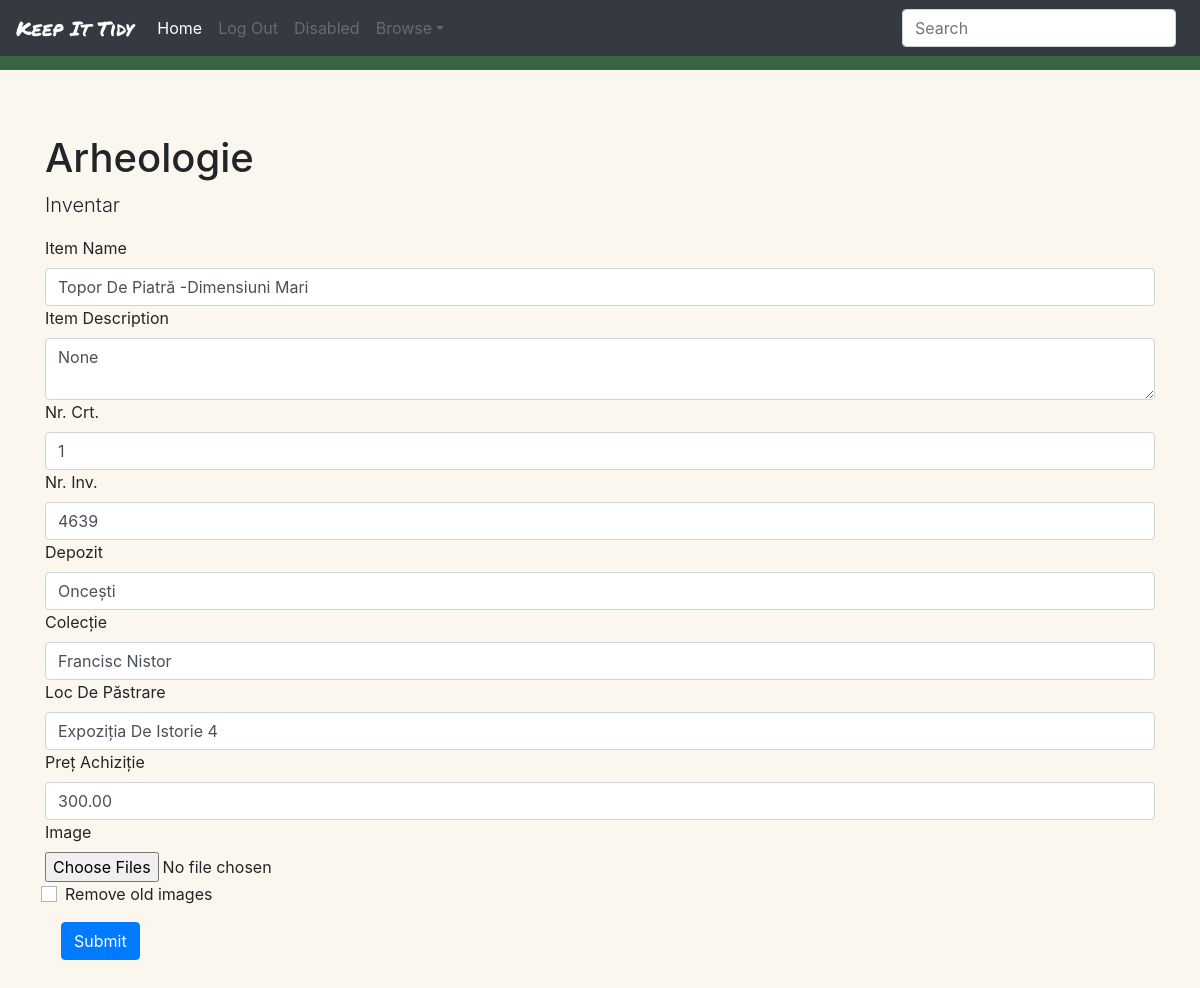
The page /edit_item/3747 on the database as committed earlier.
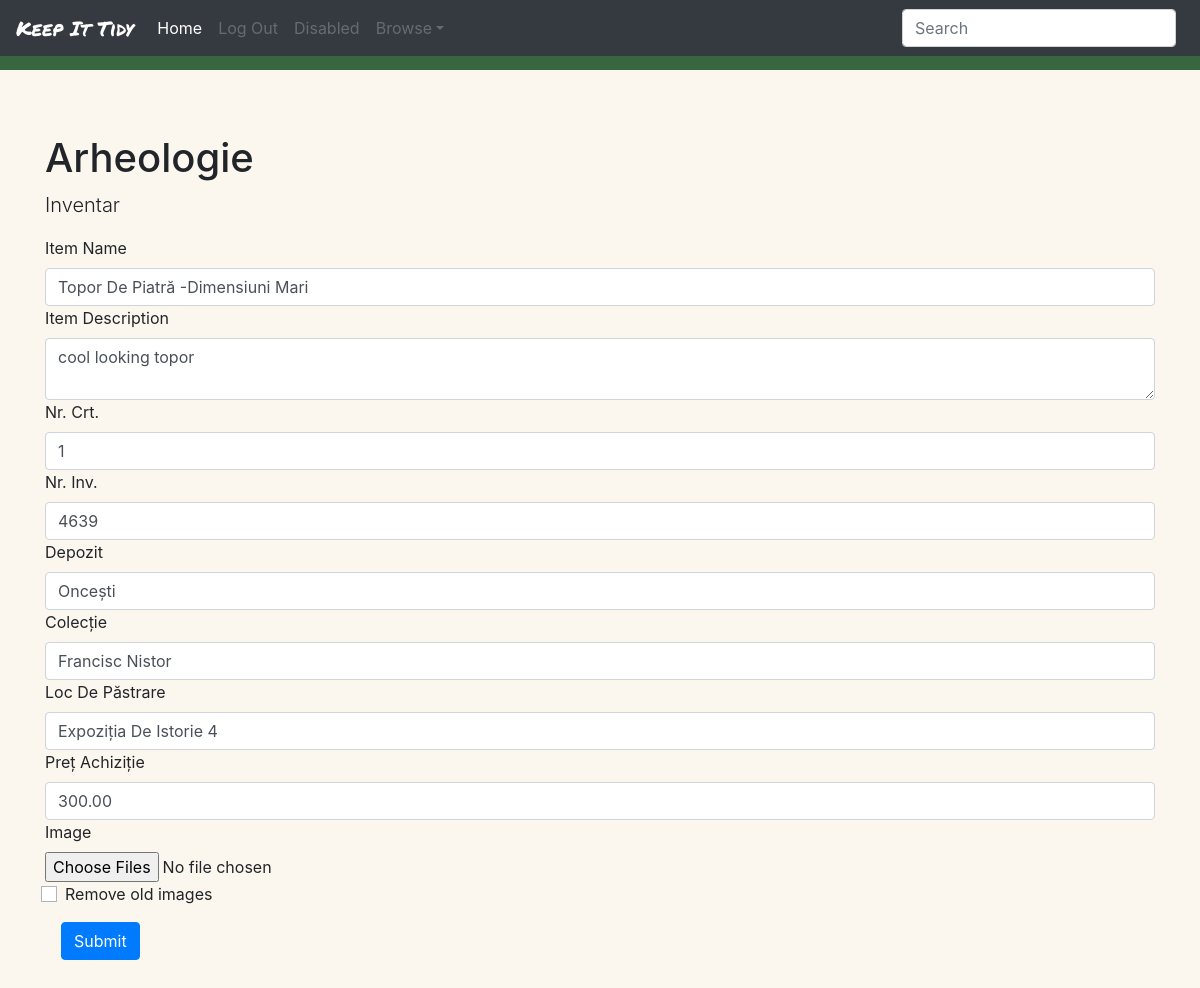
The same page on the database as committed later.
### KeepItTidy/models.py (models this page shows, shortened)
class Item(models.Model):
	name = models.CharField(max_length=200, default="item_name")
	description = models.TextField(max_length=400, null=True)
	user = models.ForeignKey(User, on_delete=models.CASCADE, related_name="item")
	collection = models.ForeignKey(Collection, on_delete=models.CASCADE, related_name="item")
	def get_fields(self):
		fields = {"id": self.id, "name": self.name, "description": self.description, "col_id": self.collection.id}
		text_fields = TextField.objects.filter(item=self)
		if len(text_fields) > 0:
			for i in text_fields:
				fields[i.name] = i.text
		boolean_fields = BooleanField.objects.filter(item=self)
		if len(boolean_fields) > 0:
			for i in boolean_fields:
				fields[i.name] = i.boolean
		date_fields = DateField.objects.filter(item=self)
		if len(date_fields) > 0:
			for i in date_fields:
				fields[i.name] = i.date.strftime("%Y-%m-%d")
		number_fields = NumberField.objects.filter(item=self)
		if len(number_fields) > 0:
			for i in number_fields:
				fields[i.name] = i.number
		decimal_fields = DecimalField.objects.filter(item=self)
		if len(decimal_fields) > 0:
			for i in decimal_fields:
				fields[i.name] = i.decimal
		image_fields = ImageField.objects.filter(item=self)
		if len(image_fields) > 0:
			image_urls = []
			for i in image_fields:
				image_urls.append(i.image.url)
			fields[i.name] = image_urls # This dictionary object will return an array of urls
		else:
			fields["img_missing"] = []
		return fields

class TextField(models.Model):
	name = models.CharField(max_length=200)
	collection = models.ForeignKey(Collection, on_delete=models.CASCADE, related_name="text_field")
	item = models.ForeignKey(Item, on_delete=models.CASCADE, related_name="text_field")
	text = models.CharField(max_length=500)

class DecimalField(models.Model):
	name = models.CharField(max_length=200)
	collection = models.ForeignKey(Collection, on_delete=models.CASCADE, related_name="decimal_field")
	item = models.ForeignKey(Item, on_delete=models.CASCADE, related_name="decimal_field")
	decimal = models.DecimalField(max_digits=1000, decimal_places=2)

### KeepItTidy/views.py (the view)
# urls.py: path("edit_item/<int:item_id>", views.edit_item, name="edit_item"),
def edit_item(request, item_id):
	current_user = request.user
	item = Item.objects.get(id=item_id)
	collection = Collection.objects.get(id=item.collection.id)
	remove_imgs = request.POST.get('removeCurrentImgs', False)
	field_dict = FieldDict.objects.get(collection=collection)
	fields = FieldNameTypePair.objects.filter(dictionary=field_dict)
	if request.method == "POST":
		if item.get_fields()['name'] == request.POST['itemName']:
			print("\nName hasn't changed\n")
		else:
			print("\nName has changed\n")
			item.name = request.POST['itemName']
			item.save()
		if item.get_fields()['description'] == request.POST['itemDescription']:
			print("\nDescription hasn't changed\n")
		else:
			print("\nDescription hasn't changed\n")
			item.description = request.POST['itemDescription']
			item.save()
		posts = request.POST.items()
		for key, value in posts:
			if key != 'itemName' and key != 'itemDescription':
				print(f"{key}: {value}")
				field_name = key.split(" / ")[0]
				field_type = key.split(" / ")[-1]
				create_field_obj(item, value, field_type, field_name, collection)
		if remove_imgs:
			for i in ImageField.objects.filter(item=item):
				i.delete()
		if len(request.FILES) > 0:
			for i in request.FILES:
				file_name = i.split(" / ")[0]
				file_type = i.split(" / ")[-1]
				for file in request.FILES.getlist(i):
					if file_type == "image":
						image = file
						field_obj = ImageField(name=file_name, collection=collection, item=item, image=image)
						field_obj.save()
		return render(request, 'keepittidy/edit_item.html', {
			"images": ImageField.objects.filter(item=item),
			"item": item.get_fields(),
			"user": current_user,
			"collection": collection,
			"fields": fields
			})
	else:
		return render(request, 'keepittidy/edit_item.html', {
			"images": ImageField.objects.filter(item=item),
			"item": item.get_fields(),
			"user": current_user,
			"collection": collection,
			"fields": fields
			})

### KeepItTidy/templates/keepittidy/edit_item.html (shortened to what this page needs)
{% extends "keepittidy/layout.html" %}
{% load static %}
{% block body %}
<div id="collection" class="jumbotron jumbotron-fluid">
	<div class="container">
		<h1 class="display-5">{{ collection.name }}</h1>
		<p class="lead">{{ collection.description }}</p>
	</div>
	<div class="container">
		<form action="{% url 'edit_item' item.id %}" method="post" enctype="multipart/form-data">
			<label for=itemName>Item Name</label>
			<input type="text" class="form-control itemName" name="itemName" placeholder="Item Name" required="" value="{{item.name}}">
			<label for=itemDescription>Item Description</label>
			<textarea class="form-control itemDescription" name="itemDescription" placeholder="Item Name">{{item.description}}</textarea>
			{% for field in fields %}
		        <label for="{{field.field_name}}">{{field.field_name}}</label>
		        {% if field.field_type == "text" %}
		        	{% for key, value in item.items%}
			        	{% if key == field.field_name %}
			        		<input type="text" class="form-control {{field.field_type}}" name="{{field.field_name}} / {{field.field_type}}" placeholder={{field.field_type}} value="{{ value }}">
			        	{% endif %}
		        	{% endfor %}
		        {% elif field.field_type == "number" %}
		        	{% for key, value in item.items%}
			        	{% if key == field.field_name %}
			        		<div>
			        			<input type="number" step="any" class="form-control {{field.field_type}}" name="{{field.field_name}} / {{field.field_type}}" placeholder={{field.field_type}} value="{{ value }}">
			        		</div>
			        	{% endif %}
		        	{% endfor %}
		        {% elif field.field_type == "decimal" %}
		        	{% for key, value in item.items%}
			        	{% if key == field.field_name %}
			        		<div>
			        			<input type="number" step=".01" class="form-control {{field.field_type}}" name="{{field.field_name}} / {{field.field_type}}" placeholder={{field.field_type}} value="{{ value }}">
			        		</div>
			        	{% endif %}
		        	{% endfor %}
		        {% endif %}
		    {% endfor %}
		    <div>
    			<input type="file" class="form-control-image" name="Fotografii / image" multiple>
    		</div>
    		{% if images %}
			    <div class="form-check">
				    <label class="custom-control-label" for="removeCurrentImgs">Remove old images
				    </label>
			    </div>
		    {% endif %}
		    <button type="submit" class="btn btn-primary">Submit</button>
		</form>
	</div>
</div>
{% endblock %}

Rows that differ between the two databases and show on the page:
changed Item "Topor De Piatră -Dimensiuni Mari": itemDescription "None" → "cool looking topor"
